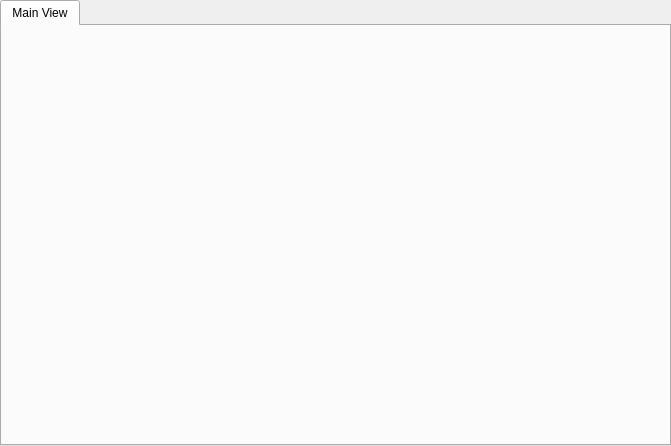
<?xml version="1.0" encoding="UTF-8"?>
<ui version="4.0">
 <class>Form</class>
 <widget class="QWidget" name="Form">
  <property name="geometry">
   <rect>
    <x>0</x>
    <y>0</y>
    <width>671</width>
    <height>446</height>
   </rect>
  </property>
  <property name="windowTitle">
   <string>Form</string>
  </property>
  <layout class="QHBoxLayout" name="horizontalLayout">
   <property name="spacing">
    <number>0</number>
   </property>
   <property name="leftMargin">
    <number>0</number>
   </property>
   <property name="topMargin">
    <number>0</number>
   </property>
   <property name="rightMargin">
    <number>0</number>
   </property>
   <property name="bottomMargin">
    <number>0</number>
   </property>
   <item>
    <widget class="QTabWidget" name="QTab">
     <property name="currentIndex">
      <number>0</number>
     </property>
     <widget class="QWidget" name="Tmain">
      <attribute name="title">
       <string>Main View</string>
      </attribute>
     </widget>
    </widget>
   </item>
  </layout>
 </widget>
 <resources/>
 <connections/>
</ui>
